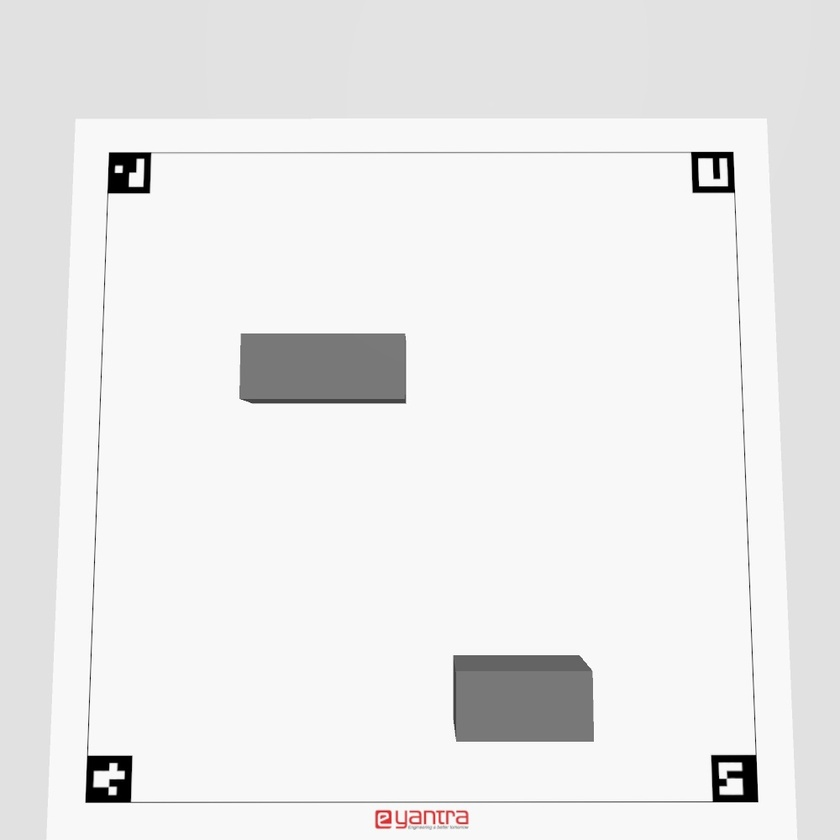
#> input picture src/swift_pico/scripts/task1c_image.jpg, 840 x 840 px, shrunk from 1000 x 1000 before the run
$ python map.py --image task1c_image.jpg
#> lines starting #> are read from the running program, lines starting #| are printed output that depends on the picture; after the words box and inside, x2 and y2 are one past the last pixel; in counts of white or black regions, pixels touching at a corner belong together
import cv2
import numpy as np
import cv2.aruco as aruco
import argparse  # Importing argparse for command-line argument parsing

class Arena:

    def __init__(self, image_path):
        self.width = 1000
        self.height = 1000
        self.image_path = image_path
        self.detected_markers = []
        self.obstacles = 0
        self.total_area = 0
        self.detector = aruco.ArucoDetector(aruco.getPredefinedDictionary(aruco.DICT_4X4_1000),
                            aruco.DetectorParameters())

    def identification(self):
        # Read the image
        frame = cv2.imread(self.image_path)
#> frame is the input picture: shape (840, 840, 3); mean B, G, R 235.1, 235.1, 235.2
        corners, ids, reject = self.detector.detectMarkers(frame)
#> corners = ([[757, 800], [714, 801], [712, 757], [754, 756]], [[128, 801], [86, 800], [89, 756], [131, 757]], [[734, 190], [694, 191], [692, 153], [731, 152]], [[148, 191], [109, 192], [109, 154], [149, 153]]); ids = [90, 95, 85, 80]; reject = ([[733, 152], [758, 801], [85, 802], [109, 152]], [[241, 333], [404, 333], [405, 403], [241, 399]], [[453, 655], [579, 655], [593, 741], [456, 741]], [[114, 164], [124, 165], [123, 173], [113, 173]], [[113, 179], [122, 178], [123, 186], [114, 187]])
        print(np.shape(corners))
#| (4, 1, 4, 2)
        print(corners)
#| (array([[[757., 800.],
#|         [714., 801.],
#|         [712., 757.],
#|         [754., 756.]]], dtype=float32), array([[[128., 801.],
#|         [ 86., 800.],
#|         [ 89., 756.],
#|         [131., 757.]]], dtype=float32), array([[[734., 190.],
#|         [694., 191.],
#|         [692., 153.],
#|         [731., 152.]]], dtype=float32), array([[[148., 191.],
#|         [109., 192.],
#|         [109., 154.],
#> (further printed lines are left out)
        print(ids)
#| [[90]
#|  [95]
#|  [85]
#|  [80]]
        self.detected_markers = ids.flatten().tolist()
#> self.detected_markers = [90, 95, 85, 80]
        # [4 lines of commented-out code are left out]

        corners = np.array(corners)
        ids = np.array(ids)
        top_left = corners[ids == 80][-1][0]
#> top_left = [148, 191]
        bottom_right = corners[ids == 90][-1][2]
#> bottom_right = [712, 757]
        top_right = corners[ids == 85][-1][1]
#> top_right = [694, 191]
        bottom_left = corners[ids == 95][-1][3]
#> bottom_left = [131, 757]

        inner_corners = np.float32([top_left, bottom_right, top_right, bottom_left])
#> inner_corners = [[148, 191], [712, 757], [694, 191], [131, 757]]

        new_top_left = (0,0)
        new_bottom_right = (self.width, self.height)
        new_top_right = (self.width, 0)
        new_bottom_left = (0, self.height)
        new_corners = np.float32([new_top_left, new_bottom_right, new_top_right, new_bottom_left])

        M = cv2.getPerspectiveTransform(inner_corners, new_corners)
#> M = [[1.87, 0.0562, -287.8], [-2.59e-16, 1.92, -367], [1.29e-19, 0.000116, 1]]
        transformed_image = cv2.warpPerspective(frame, M, (self.width, self.height))
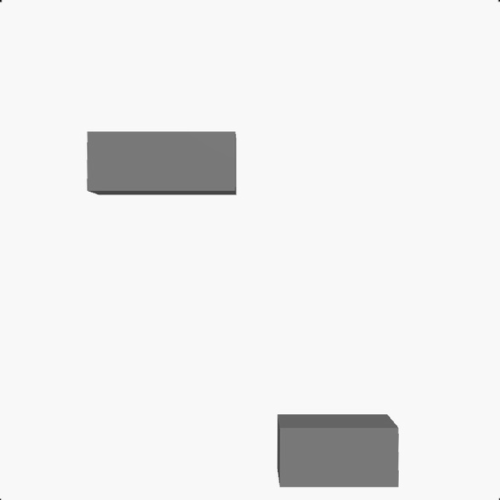
#> transformed_image: shape (1000, 1000, 3) (shown at 1/2 size); min 0, max 255, mean 238.5

        # cv2.imshow("Arena", transformed_image)
        # cv2.waitKey(0)
        # cv2.destroyAllWindows()
        gray = cv2.cvtColor(transformed_image, cv2.COLOR_BGR2GRAY)
        blur = cv2.GaussianBlur(gray, (5, 5), 0)
        # thres = cv2.adaptiveThreshold(blur, 200, cv2.ADAPTIVE_THRESH_MEAN_C, cv2.THRESH_BINARY, 11, 2)
        canny = cv2.Canny(blur, threshold1 = 50, threshold2= 100)
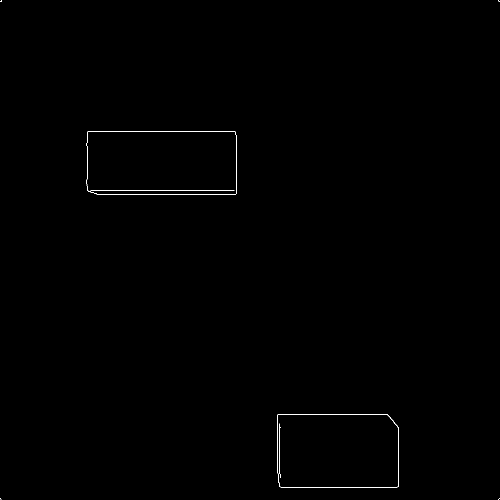
#> canny: shape (1000, 1000) (shown at 1/2 size); 0.2% white in thin lines or dots

        contours, hierarchy = cv2.findContours(canny, cv2.RETR_EXTERNAL, cv2.CHAIN_APPROX_NONE)
#> contours = 6 contours, 4 with area under 20; largest, box (x1, y1, x2, y2) and area: (173, 263, 473, 390) 37464, (554, 828, 798, 975) 34998

        # cv2.drawContours(transformed_image, contours, -1, (0, 255, 0), 3)
        # cv2.imshow("Arena", canny)
        # cv2.waitKey(0)

        for contour in contours:
            # approx = cv2.approxPolyDP(contour, 0.01*cv2.arcLength(contour, True), True)
            area = cv2.contourArea(contour)
            print(area)

            if area > 100:
                self.obstacles += 1
                self.total_area += area
#> this loop made 6 passes
#> (area, self.obstacles, self.total_area) on passes 3 to 4: (34998.5, 1, 34998.5), (37464, 2, 72462.5)
#| 0.5
#| 0.5
#| 34998.5
#| 37464.0
#| 0.5
#| 0.5
#> after the loop, self.obstacles = 2; self.total_area = 72462.5

        ###################################
        # Identify the Aruco ID's in the given image
        # self.detected_markers = []  # This will store detected Aruco IDs

        ###################################
        # Apply Perspective Transform
        # transformed_image = frame  # Placeholder for transformed image

        ###################################
        # Use the transformed image to find obstacles and their area
        # self.total_area = 0  # Placeholder for obstacle area

    def text_file(self):
        with open("obstacles.txt", "w") as file:
            file.write(f"Aruco ID: {self.detected_markers}\n")
            file.write(f"Obstacles: {self.obstacles}\n")
            file.write(f"Area: {self.total_area}\n")

if __name__ == '__main__':
    parser = argparse.ArgumentParser(description='Aruco Marker Detection and Obstacle Area Calculation')
    parser.add_argument('--image', required=True)

    args = parser.parse_args()
    image_path = args.image
    arena = Arena(image_path)
    arena.identification()
    arena.text_file()
